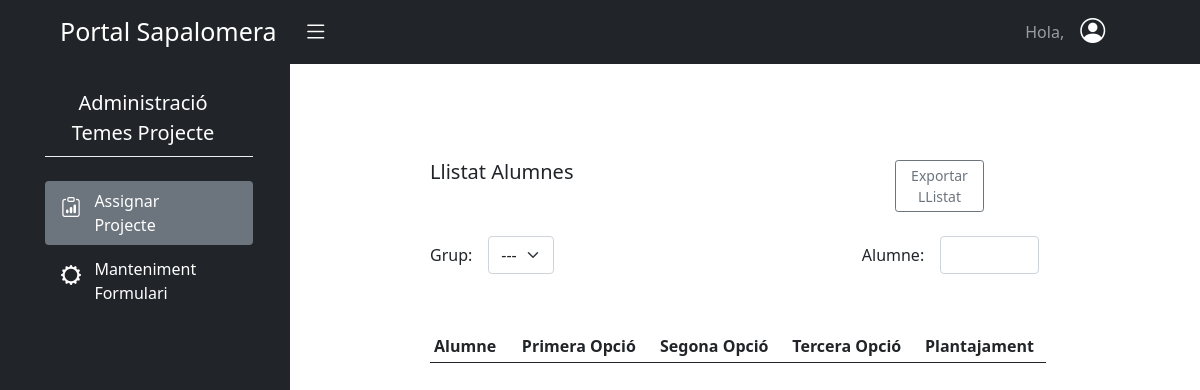
Before: /aplicacions/projecte_batxillerat/assignarProjecte/ (signed in) with the older database file.
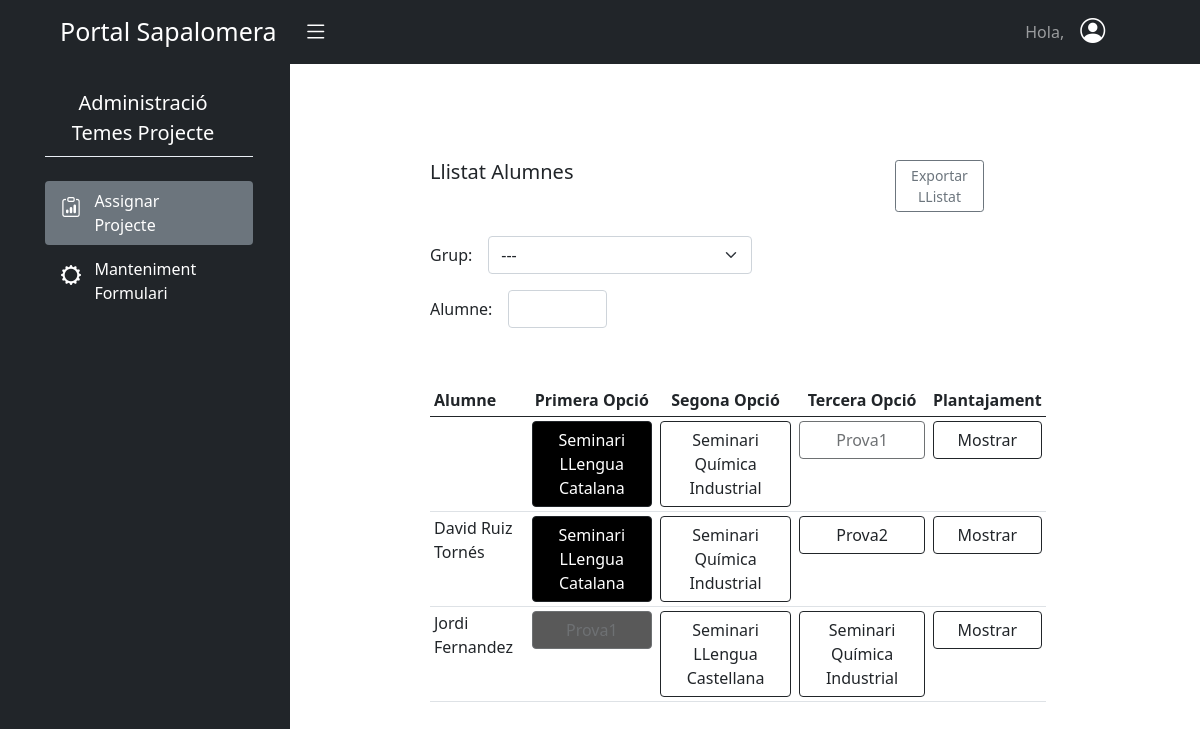
After: the same page with the newer database file.
### batxillerat_projecte/models.py (models this page shows)
class Solicitud(models.Model):
    plantajament = models.TextField()
    seminari = models.ForeignKey(Seminari, on_delete=models.CASCADE)
    usuari = models.ForeignKey(User, on_delete=models.CASCADE)
    assignat = models.BooleanField(default=False)
    class Meta:
        permissions = (
            ("enviar_solicitud", "Pot enviar Solicitud"),
        )

class Seminari(models.Model):
    nom = models.CharField(max_length=100)
    departament = models.ForeignKey(Departament, on_delete=models.CASCADE)
    places = models.PositiveSmallIntegerField()
    def __str__(self):
        return self.nom

### batxillerat_projecte/views.py (the view)
# urls.py: path('assignarProjecte/', AssignarProjecte, name='assignar-projecte'),
@login_required
@permission_required('batx_seminaris.gestio_professor',raise_exception=True)
def AssignarProjecte(request):
    if request.method == 'POST':
        solicitudId = request.POST.get('solicitudId')
        usuariId = request.POST.get('usuariId')
        SolicitudsUsuari = Solicitud.objects.filter(usuari_id=usuariId)
        SolicitudsUsuari.filter(assignat=True).update(assignat=False)
        SolicitudsUsuari.filter(id=solicitudId).update(assignat=True)
        placesDisponibles = list(Solicitud.objects.values('seminari').annotate(num_places=F('seminari__places')-Count(Case(When(assignat=True, then=1)))))
        return JsonResponse({'data':placesDisponibles})
    else:
        Solicituds = Solicitud.objects.all()
        grups= Group.objects.filter(curs=3)
        placesDisponibles = Solicitud.objects.values('seminari').annotate(num_places=F('seminari__places')-Count(Case(When(assignat=True, then=1))))
        solicitudsPerId={}
        for solicitud in Solicituds:
            solicitudsPerId.setdefault(solicitud.usuari_id, []).append(solicitud)
        llistaSolicitudsId = sorted(solicitudsPerId.items())
        return render(request, 'batx_seminaris/assignar_projecte.html', {'llista_solicituds': llistaSolicitudsId,'placesDisponibles':placesDisponibles,"llista_grups":grups})

### batxillerat_projecte/templates/batx_seminaris/assignar_projecte.html (shortened to what this page needs)
{% extends "base.html" %}
{% load crispy_forms_tags %}
{% load static %}
{% block content %}
<div id="wrapper">
  <div class="container-fluid">
      <div id="sidebar-wrapper">
          <ul class="sidebar-nav">
              <div class="row d-flex justify-content-center">
                  <div class="col-11">
                      <div class="row">
                          <div class="col-11 text-white">
                              <ul>
                                  <li class="colorNavLink fs-5 nav-link pt-4 ps-1 text-center colorNavModificat">Administració </br>Temes Projecte</li>
                                  <div style="background-color:#EAEFF5;height:1px;"></div>
                                  <li class="colorNavLink rounded nav-link mt-4 bg-secondary" role="button">
                                    <div class="row">
                                      <div class="col-sm-2  pt-1">
                                        <i class="bi bi-clipboard-data me-3" style="font-size:20px;"></i>
                                      </div>
                                      <div class="col-sm-8 pe-2  me-4">
                                          Assignar<br>Projecte
                                      </div>
                                    </div>
                                  </li>
                                  <li onclick = "location.href= '{% url 'batxSeminaris:manteniment-formulari' %}'" class=" colorNavLink nav-link color-boto rounded mt-1" role="button">
                                      <div class="row">
                                        <div class="col-sm-2 pt-1">
                                            <i class="bi bi-gear-wide" style="font-size:20px;" ></i>
                                        </div>
                                        <div class="col-sm-8">
                                            Manteniment <br> Formulari
                                        </div>
                                      </div>
                                    </li>
                              </ul>
                          </div>
                      </div>
                  </div>
              </div>
          </ul>
      </div>
      <div id="page-content-wrapper" class="overflow-auto" style="height:85vh">
          <div class="container-fluid">
            <div class="col p-1 ps-5">
              <div class="container p-5">
                <div class="row py-4">
                    <div class="col-sm-7">
                      <h5>Llistat Alumnes</h5>
                    </div>
                    <div class="col-sm-1"></div>
                    <div class="col-sm-2 pe-3">
                        <button onclick = "location.href= '{% url 'batxSeminaris:exportar-pdf' %}'" type="button" class="btn btn-outline-secondary btn-sm">Exportar LListat</button>
                    </div>
                </div>
                <div class="row g-3 align-items-center">
                  <div class="col-auto">
                    <label for="grup" class="col-form-label">Grup:</label>
                  </div>
                  <div class="col-auto">
                    <select class="form-select" id="filter">
                      <option selected value="Tots">---</option>
                    </select>
                  </div>
                  <div class="col-auto">
                    <label for="alumne" class="col-form-label">Alumne:</label>
                  </div>
                  <div class="col-sm-2">
                    <input type="input" id="alumne" class="form-control">
                  </div>
                </div>
                <div class="row py-2">
                  <div class="col-md-11 py-5">
                    <table class=" table-responsive table table-sm table-hover">
                      <thead>
                        <tr>
                            <th>Alumne</th>
                            <th class="text-center">Primera Opció</th>
                            <th class="text-center">Segona Opció</th>
                            <th class="text-center">Tercera Opció</th>
                            <th class="text-center">Plantajament</th>
                        </tr>
                      </thead>
                      <tbody id="taulaSolicituds">
                        {% for key, value in llista_solicituds %}
                          <tr grup="{{value.0.usuari.groups.all.0}}">
                            <td>{{value.0.usuari.get_full_name}}</td>
                          {% for solicitud in value %}
                                <td>
                                  <span data-bs-toggle="popover"
                                        data-bs-trigger="hover"
                                        data-bs-placement="top"
                                        data-bs-content="Places Disponibles: {% for places in placesDisponibles %}{% if solicitud.seminari_id == places.seminari %}{{places.num_places}}{% endif %} {% endfor %} " >
                                    <button
                                      type="button"
                                      class="btn btn-outline-dark w-100 {% if solicitud.assignat == True %}active{% endif %}"
                                      {% for places in placesDisponibles %}{% if solicitud.seminari_id == places.seminari %}{% if places.num_places == 0 %}disabled='disabled'{% endif %}{% endif %} {% endfor %}
                                      usuari-id="{{solicitud.usuari_id}}"
                                      solicitud-id="{{solicitud.id}}"
                                      seminari-id="{{solicitud.seminari_id}}" >{{solicitud.seminari}}</button>
                                  </span>
                                </td>
                          {% endfor %}
                              <td>
                                <button type="button"
                                        class="btn btn-outline-dark w-100"
                                        data-bs-toggle="collapse"
                                        data-bs-target="#mostrar{{key}}"
                                        aria-controls="mostrar{{key}}">Mostrar</button>
                              </td>
                          </tr>
                        {% endfor %}
                      </tbody>
                    </table>
                  </div>
                </div>
              </div>
            </div>
          </div>
      </div>
  </div>
</div>
{% endblock %}

### templates/base.html (shortened to what this page needs)
{% load static %}
<!DOCTYPE html>
<html lang="en">
  <head>
    <link
      rel="stylesheet"
      href="https://cdn.jsdelivr.net/npm/bootstrap-icons@1.3.0/font/bootstrap-icons.css"
    />
    <link rel="stylesheet" href="{% static 'css/style.css' %}" />
    <link rel="stylesheet" href="{% static 'dist/css/bootstrap.css' %}" />
  </head>
  <body>
    {% include "navbar.html" %}
    {% block content %} {% endblock content %}
  </body>
</html>

### templates/navbar.html (shortened to what this page needs)
<nav class="navbar navbar-expand-lg navbar-dark  bg-dark">
  <div class="container-fluid">
    <a class="navbar-brand ps-5" style="font-size: 25px;">Portal Sapalomera
      <i id="menu-toggle" type="button" class="navbar-toggle collapsed bg-dark bi bi-list" style="padding-left: 20px; font-size:25px;"collapse" data-target="#navbar" aria-expanded="false" aria-controls="navbar"></i>
    </a>
    <div style="margin-right: 5%;">
      <ul class="navbar-nav" >
        <li class="nav-item"><a class="nav-link">Hola, {{user.get_full_name}}</a></li>
        <div class="dropdown pe-4">
          <a class="p-0 ps-2 text-dark" role="button" id="dropdownMenuLink"  data-bs-toggle="dropdown" aria-expanded="false">
            <i class=" bi bi-person-circle text-white" style="font-size: 25px;"></i>
          </a>
        </div>
      </ul>
    </div>
  </div>
</nav>

### static/css/style.css (style rules this page uses)
#wrapper { padding-left: 0; -webkit-transition: all 0.5s ease; -moz-transition: all 0.5s ease; -o-transition: all 0.5s ease; transition: all 0.5s ease; }
#sidebar-wrapper { position: fixed; left: 290px; z-index: 1000; overflow-y: auto; margin-left: -290px; width: 0; height: 100%; background:#212529; -webkit-transition: all 0.5s ease; -moz-transition: all 0.5s ease; -o-transition: all 0.5s ease; transition: all 0.5s ease; }
#page-content-wrapper { padding: 15px; width: 100%; }
.sidebar-nav { position: absolute; top: 0; margin: 0; padding: 0; width: 290px; list-style: none; }
@media (min-width: 768px) { #wrapper { padding-left: 290px; } }
@media (min-width: 768px) { #sidebar-wrapper { width: 290px; } }
@media (min-width: 768px) { #page-content-wrapper { padding: 20px; } }
.colorNavLink { color: white !important; }
.active { background-color: #000 !important; }

Changed rows visible on the page:
added Solicitud: seminari "Seminari LLengua Catalana"
added Solicitud: seminari "Seminari Química Industrial"
added Solicitud: seminari "Prova1"
added Solicitud: usuari.last_name "David Ruiz Tornés", seminari "Seminari LLengua Catalana"
added Solicitud: seminari "Seminari Química Industrial", shown under "David Ruiz Tornés"
added Solicitud: seminari "Prova2", shown under "David Ruiz Tornés"
added Solicitud: usuari.last_name "Jordi Fernandez", seminari "Prova1"
added Solicitud: seminari "Seminari LLengua Castellana", shown under "Jordi Fernandez"
added Solicitud: seminari "Seminari Química Industrial", shown under "Jordi Fernandez"
